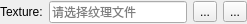
<?xml version="1.0" encoding="UTF-8"?>
<ui version="4.0">
 <class>TextureWgt</class>
 <widget class="QWidget" name="TextureWgt">
  <property name="geometry">
   <rect>
    <x>0</x>
    <y>0</y>
    <width>247</width>
    <height>24</height>
   </rect>
  </property>
  <property name="windowTitle">
   <string>Form</string>
  </property>
  <layout class="QGridLayout" name="gridLayout">
   <property name="margin">
    <number>0</number>
   </property>
   <item row="0" column="0">
    <layout class="QHBoxLayout" name="horizontalLayout">
     <item>
      <widget class="QLabel" name="label">
       <property name="text">
        <string>Texture:</string>
       </property>
      </widget>
     </item>
     <item>
      <widget class="QLineEdit" name="lineEdit">
       <property name="readOnly">
        <bool>true</bool>
       </property>
       <property name="placeholderText">
        <string>请选择纹理文件</string>
       </property>
      </widget>
     </item>
     <item>
      <widget class="QToolButton" name="toolButton_open">
       <property name="toolTip">
        <string>纹理文件</string>
       </property>
       <property name="text">
        <string>...</string>
       </property>
       <property name="icon">
        <iconset resource="ctk_war_ui.qrc">
         <normaloff>:/images/Resources/images/open_file.png</normaloff>:/images/Resources/images/open_file.png</iconset>
       </property>
      </widget>
     </item>
     <item>
      <widget class="QToolButton" name="toolButton_view">
       <property name="toolTip">
        <string>查看图片</string>
       </property>
       <property name="text">
        <string>...</string>
       </property>
       <property name="icon">
        <iconset resource="ctk_war_ui.qrc">
         <normaloff>:/images/Resources/images/view.png</normaloff>:/images/Resources/images/view.png</iconset>
       </property>
      </widget>
     </item>
    </layout>
   </item>
  </layout>
 </widget>
 <resources>
  <include location="ctk_war_ui.qrc"/>
 </resources>
 <connections/>
</ui>
